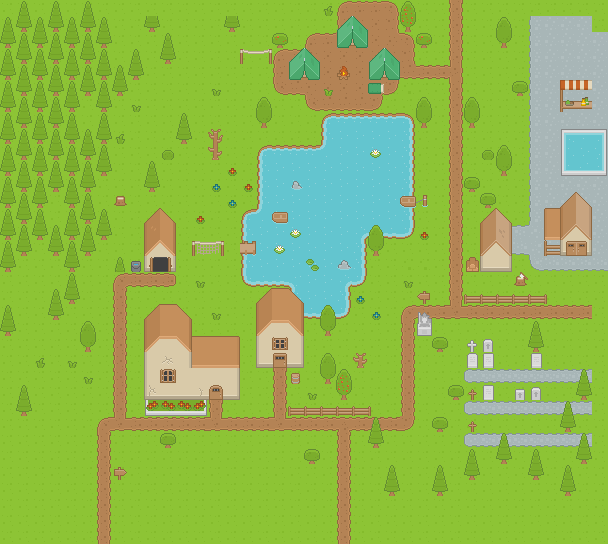

Tiled map render using the project's own tile images. Description and the map definition, with tile-layer contents summarised, below:
An orthogonal 38x34 tile map with 16x16 px tiles, 4 tile layers (Ground/terrain, Ground overlay, Objects, Doors/windows/roof).

<map version="1.10" tiledversion="1.11.2" orientation="orthogonal" renderorder="right-down" width="38" height="34" tilewidth="16" tileheight="16" infinite="0" nextlayerid="11" nextobjectid="1">
 <tileset firstgid="1" name="Roguelike" tilewidth="16" tileheight="16" spacing="1" tilecount="1767" columns="57">
  <image source="../Spritesheet/roguelikeSheet_transparent.png" width="968" height="526" />
 </tileset>
 <layer id="1" name="Ground/terrain" width="38" height="34">
  <data>[1292 cells, 1292 non-empty, 14 distinct tile ids]</data>
 </layer>
 <layer id="2" name="Ground overlay" width="38" height="34">
  <data>[1292 cells, 126 non-empty, 20 distinct tile ids]</data>
 </layer>
 <layer id="3" name="Objects" width="38" height="34">
  <data>[1292 cells, 412 non-empty, 75 distinct tile ids]</data>
 </layer>
 <layer id="4" name="Doors/windows/roof" width="38" height="34">
  <data>[1292 cells, 77 non-empty, 47 distinct tile ids]</data>
 </layer>
</map>
